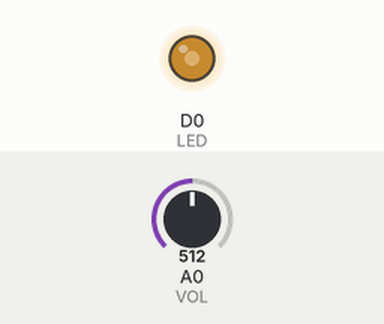
This sketch was run on a simulated ESP8266 (NodeMCU). On the bench: output pins drawn as LEDs (lit = HIGH). Inputs (shaded band) come from the test bench; at power-on: A0 (VOL) = 512. What the sketch prints to the serial monitor is not drawn.

Above: at 1.2 s.
1.3 s: A0 (VOL) set to 716
At 2.5 s:
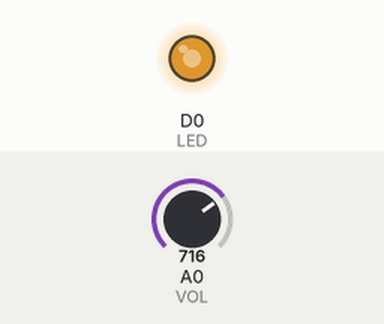
2.8 s: A0 (VOL) set to 900
At 3.9 s:
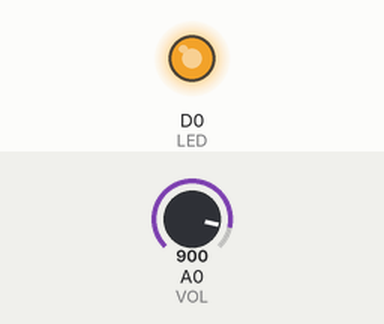
4.3 s: A0 (VOL) set to 122
At 5.0 s:
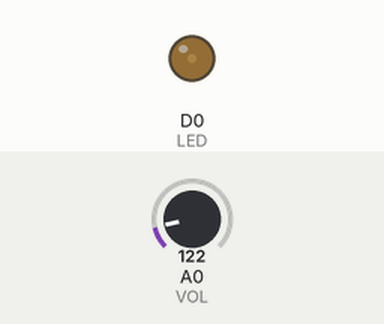
5.8 s: A0 (VOL) set to 0
At 6.1 s:
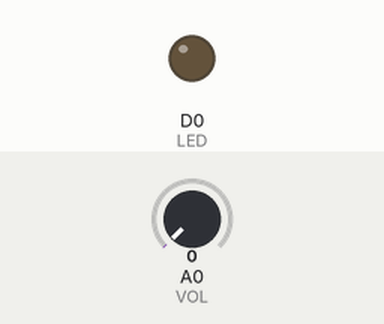
Timing chart, 0 to 8.3 s (numbered marks = the images above; inputs shaded):
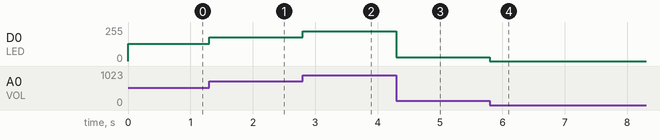

The sketch:

dimlight.ino
```cpp
#define VOL A0
#define LED D0
void setup() {
  // put your setup code here, to run once:
  pinMode(VOL, INPUT);
  pinMode(LED, OUTPUT);
  Serial.begin(115200);
}
int input = 0;
void loop() {
  // put your main code here, to run repeatedly:
  input = analogRead(VOL);
  analogWrite(LED, input/4);
  Serial.println(input);
 // delay(1000);

}
```

Measured:
- after the input at 1.3 s, D0 (LED): 128/255 → 179/255 at once
- after the input at 2.8 s, D0 (LED): 179/255 → 225/255 at once
- after the input at 4.3 s, D0 (LED): 225/255 → 30/255 at once
- after the input at 5.8 s, D0 (LED): 30/255 → 0/255 at once
